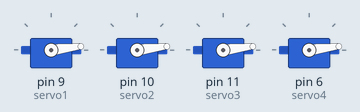
A sketch run on a simulated Arduino Uno, built with avr-gcc and run on an emulated ATmega328P. Parts: 4 × servo. At 3.8 s the program stops and its outputs stay as they are.

Above: at 0.05 s.
At 0.45 s:
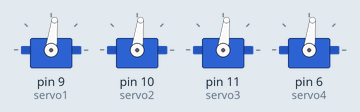
At 0.9 s:
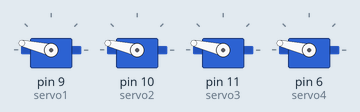
At 1.1 s:
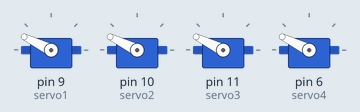
At 1.35 s:
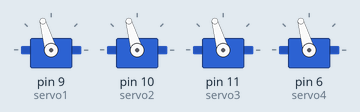
At 1.8 s:
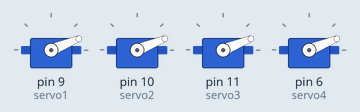
Timing chart, 0 to 4.4 s (numbered marks = the images above):
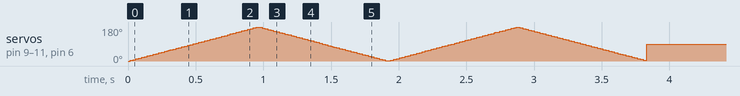

The sketch:

rotate_4_servomotors.ino
```cpp
#include <Servo.h>

// Create 4 servo objects
Servo servo1;
Servo servo2;
Servo servo3;
Servo servo4;

int pos = 0;

void setup() {
  // Attach servos to pins
  servo1.attach(9);
  servo2.attach(10);
  servo3.attach(11);
  servo4.attach(6);
}

void loop() {
  unsigned long startTime = millis();

  // Run sweep for 2 seconds
  while (millis() - startTime < 2000) {
    for (pos = 0; pos <= 180; pos += 1) {
      servo1.write(pos);
      servo2.write(pos);
      servo3.write(pos);
      servo4.write(pos);
      delay(5);  // Faster sweep
    }
    for (pos = 180; pos >= 0; pos -= 1) {
      servo1.write(pos);
      servo2.write(pos);
      servo3.write(pos);
      servo4.write(pos);
      delay(5);
    }
  }

  // Hold all servos at 90 degrees
  servo1.write(90);
  servo2.write(90);
  servo3.write(90);
  servo4.write(90);

  // Stop loop from repeating
  while (true) {
    // Do nothing
  }
}
```
